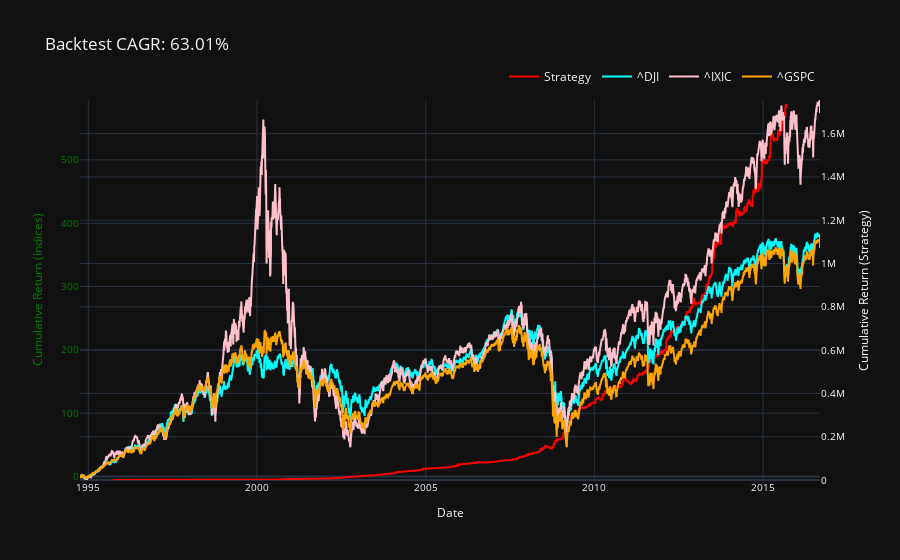

Source (notebook cell):
### Markdown cell above
### This below function calculates profit/loss from the orders  **(exitPrice - entryPrice) * orderQuantity**

This function also plot the progress lines for 3 indexes provided earlier.

### Code cell
# Example usage
starting_capital = 72181
trade_df_by_date = strategy_reporter.create_data_input_for_cumulative_returns_and_indices(final_list, index_data_dict, starting_capital)
strategy_reporter.plot_cumulative_returns_and_indices(trade_df_by_date, index_data_dict)

### Figure 1 — Plotly figure (JSON) as saved in the notebook; plotly's stock layout.template omitted (floating-point values rounded to 4 significant figures; data arrays with more than 128 entries replaced by an {"elided": "..."} marker saying what was removed)
{"data": [{"line": {"color": "red"}, "mode": "lines", "name": "Strategy", "type": "scatter", "x": {"elided": "7285 str values"}, "y": {"elided": "7285 float values"}, "yaxis": "y"}, {"line": {"color": "cyan"}, "mode": "lines", "name": "^DJI", "type": "scatter", "x": {"elided": "5525 str values"}, "y": {"elided": "5525 float values"}, "yaxis": "y2"}, {"line": {"color": "pink"}, "mode": "lines", "name": "^IXIC", "type": "scatter", "x": {"elided": "5525 str values"}, "y": {"elided": "5525 float values"}, "yaxis": "y2"}, {"line": {"color": "orange"}, "mode": "lines", "name": "^GSPC", "type": "scatter", "x": {"elided": "5525 str values"}, "y": {"elided": "5525 float values"}, "yaxis": "y2"}], "layout": {"autosize": true, "legend": {"orientation": "h", "x": 1, "xanchor": "right", "y": 1.1, "yanchor": "top"}, "title": {"text": "Backtest CAGR: 63.01%"}, "xaxis": {"tickfont": {"size": 10}, "title": {"font": {"size": 12}, "text": "Date"}}, "yaxis": {"range": [-3.9, 1755000.0], "side": "right", "tickfont": {"color": "white", "size": 10}, "title": {"font": {"color": "white", "size": 12}, "text": "Cumulative Return (Strategy)"}}, "yaxis2": {"overlaying": "y", "range": [-5.498, 594.4], "side": "left", "tickfont": {"color": "green", "size": 10}, "title": {"font": {"color": "green", "size": 12}, "text": "Cumulative Return (Indices)"}}}}
